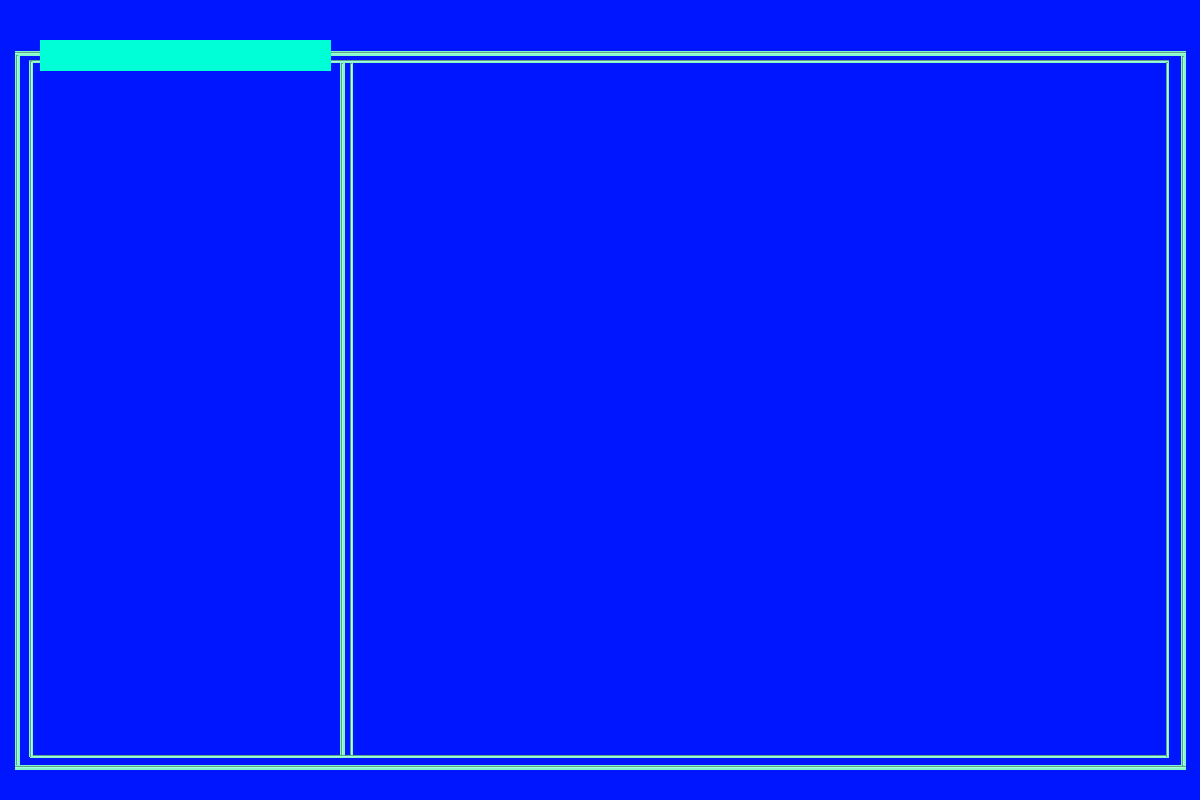
<?xml version="1.0" encoding="UTF-8"?>
<ui version="4.0">
 <class>MainWindow</class>
 <widget class="QMainWindow" name="MainWindow">
  <property name="geometry">
   <rect>
    <x>0</x>
    <y>0</y>
    <width>1200</width>
    <height>800</height>
   </rect>
  </property>
  <property name="windowTitle">
   <string>Manager</string>
  </property>
  <property name="styleSheet">
   <string notr="true">background-color: rgb(0, 22, 255);</string>
  </property>
  <widget class="QWidget" name="centralwidget">
   <widget class="Line" name="Hline_1">
    <property name="geometry">
     <rect>
      <x>15</x>
      <y>51</y>
      <width>1171</width>
      <height>5</height>
     </rect>
    </property>
    <property name="styleSheet">
     <string notr="true">background-color: rgb(133, 248, 201);</string>
    </property>
    <property name="orientation">
     <enum>Qt::Horizontal</enum>
    </property>
   </widget>
   <widget class="Line" name="Hline_2">
    <property name="geometry">
     <rect>
      <x>29</x>
      <y>60</y>
      <width>1140</width>
      <height>3</height>
     </rect>
    </property>
    <property name="styleSheet">
     <string notr="true">background-color: rgb(133, 248, 201);</string>
    </property>
    <property name="orientation">
     <enum>Qt::Horizontal</enum>
    </property>
   </widget>
   <widget class="Line" name="Vline_1">
    <property name="geometry">
     <rect>
      <x>15</x>
      <y>55</y>
      <width>5</width>
      <height>710</height>
     </rect>
    </property>
    <property name="styleSheet">
     <string notr="true">background-color: rgb(133, 248, 201);</string>
    </property>
    <property name="orientation">
     <enum>Qt::Vertical</enum>
    </property>
   </widget>
   <widget class="Line" name="Hline_3">
    <property name="geometry">
     <rect>
      <x>15</x>
      <y>765</y>
      <width>1171</width>
      <height>5</height>
     </rect>
    </property>
    <property name="styleSheet">
     <string notr="true">background-color: rgb(133, 248, 201);</string>
    </property>
    <property name="orientation">
     <enum>Qt::Horizontal</enum>
    </property>
   </widget>
   <widget class="Line" name="Hline_4">
    <property name="geometry">
     <rect>
      <x>30</x>
      <y>755</y>
      <width>1139</width>
      <height>3</height>
     </rect>
    </property>
    <property name="styleSheet">
     <string notr="true">background-color: rgb(133, 248, 201);</string>
    </property>
    <property name="orientation">
     <enum>Qt::Horizontal</enum>
    </property>
   </widget>
   <widget class="Line" name="Vline_2">
    <property name="geometry">
     <rect>
      <x>340</x>
      <y>63</y>
      <width>5</width>
      <height>692</height>
     </rect>
    </property>
    <property name="styleSheet">
     <string notr="true">background-color: rgb(133, 248, 201);</string>
    </property>
    <property name="orientation">
     <enum>Qt::Vertical</enum>
    </property>
   </widget>
   <widget class="Line" name="Vline_3">
    <property name="geometry">
     <rect>
      <x>29</x>
      <y>61</y>
      <width>4</width>
      <height>696</height>
     </rect>
    </property>
    <property name="styleSheet">
     <string notr="true">background-color: rgb(133, 248, 201);</string>
    </property>
    <property name="orientation">
     <enum>Qt::Vertical</enum>
    </property>
   </widget>
   <widget class="Line" name="Vline_4">
    <property name="geometry">
     <rect>
      <x>1181</x>
      <y>56</y>
      <width>5</width>
      <height>710</height>
     </rect>
    </property>
    <property name="styleSheet">
     <string notr="true">background-color: rgb(133, 248, 201);</string>
    </property>
    <property name="orientation">
     <enum>Qt::Vertical</enum>
    </property>
   </widget>
   <widget class="Line" name="Vline_5">
    <property name="geometry">
     <rect>
      <x>1166</x>
      <y>62</y>
      <width>3</width>
      <height>695</height>
     </rect>
    </property>
    <property name="styleSheet">
     <string notr="true">background-color: rgb(133, 248, 201);</string>
    </property>
    <property name="orientation">
     <enum>Qt::Vertical</enum>
    </property>
   </widget>
   <widget class="Line" name="Vline_6">
    <property name="geometry">
     <rect>
      <x>350</x>
      <y>63</y>
      <width>3</width>
      <height>692</height>
     </rect>
    </property>
    <property name="styleSheet">
     <string notr="true">background-color: rgb(133, 248, 201);</string>
    </property>
    <property name="orientation">
     <enum>Qt::Vertical</enum>
    </property>
   </widget>
   <widget class="QScrollArea" name="scrollArea">
    <property name="geometry">
     <rect>
      <x>33</x>
      <y>64</y>
      <width>307</width>
      <height>691</height>
     </rect>
    </property>
    <property name="styleSheet">
     <string notr="true">margin-top:5px; border:none;</string>
    </property>
    <property name="verticalScrollBarPolicy">
     <enum>Qt::ScrollBarAlwaysOff</enum>
    </property>
    <property name="horizontalScrollBarPolicy">
     <enum>Qt::ScrollBarAlwaysOff</enum>
    </property>
    <property name="widgetResizable">
     <bool>true</bool>
    </property>
    <widget class="QWidget" name="scrollAreaWidgetContents">
     <property name="geometry">
      <rect>
       <x>0</x>
       <y>0</y>
       <width>297</width>
       <height>681</height>
      </rect>
     </property>
     <property name="styleSheet">
      <string notr="true">border:none</string>
     </property>
    </widget>
   </widget>
   <widget class="QLabel" name="path">
    <property name="geometry">
     <rect>
      <x>40</x>
      <y>40</y>
      <width>291</width>
      <height>31</height>
     </rect>
    </property>
    <property name="styleSheet">
     <string notr="true">background-color: rgb(0, 255, 214);
font: 25px &quot;Ubuntu Condensed&quot;;</string>
    </property>
    <property name="text">
     <string/>
    </property>
   </widget>
  </widget>
  <widget class="QStatusBar" name="statusbar"/>
 </widget>
 <resources/>
 <connections/>
</ui>
